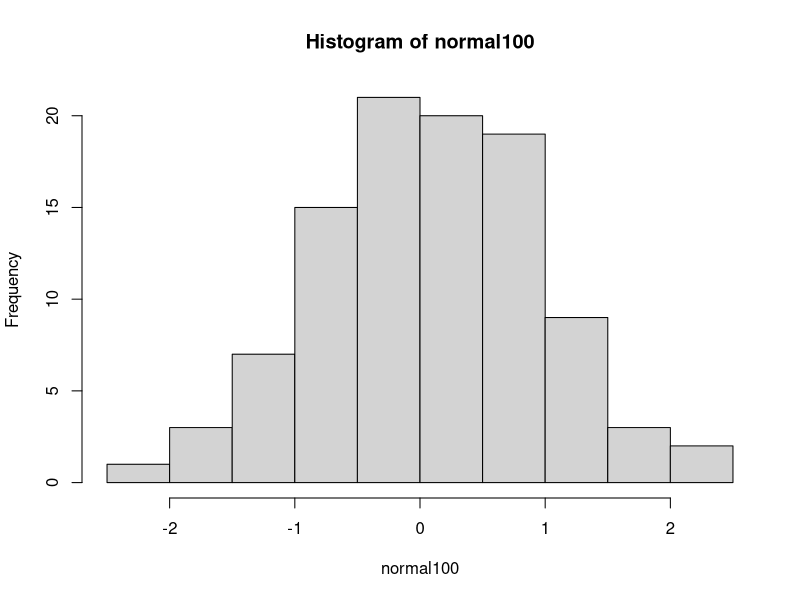
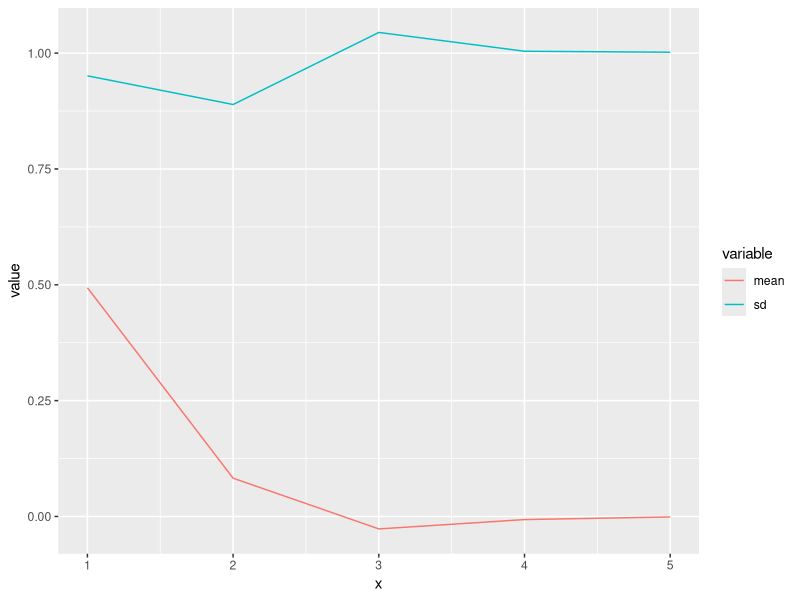

The R source for these figures, in order:
## ---- chunk 1
set.seed(1) # Please don't remove this code!
## ---- chunk 2
rnorm(n = 5, mean = 10, sd = 3)
## ---- chunk 3
normal100 <- rnorm(100)
mean(normal100)
sd(normal100)
## ---- chunk 4
hist(normal100)
## ---- chunk 5
normal10 <- rnorm(10)
normal1000 <- rnorm(1000)
normal10000 <- rnorm(10000)
normal100000 <- rnorm(100000)
## ---- chunk 6
sample_means <- c(mean(normal10), mean(normal100), mean(normal1000), mean(normal10000), mean(normal100000))
sample_means
sample_sd <- c(sd(normal10), sd(normal100), sd(normal1000), sd(normal10000), sd(normal100000))
length(sample_means)

library(reshape2)
plot_data <- data.frame(x=1:5,mean=sample_means,sd=sample_sd)
plot_data <- melt(plot_data,id.vars = 'x')
library(ggplot2)
ggplot(data=plot_data)+
        geom_line(aes(x=x,y=value,col=variable))
